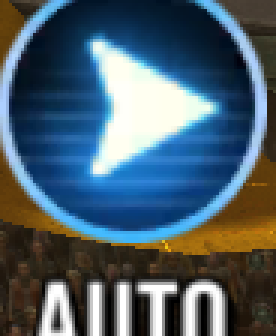
#> input picture farmbot/templates/battle_auto.png, 92 x 112 px (shown 3 times larger)
$ python cq_ocr.py --file ../farmbot/templates/battle_auto.png
#> lines starting #> are read from the running program, lines starting #| are printed output that depends on the picture
#!/usr/bin/env python3
"""OCR the live device screen, so a run can read the game without the Read tool.

Every other script here identifies a screen by pixel probes, which is enough to
drive the state machine but tells you nothing about *what* is on it -- which feat
is at 39/50, which unit landed in slot 3, whether the panel says VICTORY. This
fills that gap: grab a frame, optionally crop a region, upscale it and hand it to
tesseract.

Coordinates are in the same 1100-wide space as d.sh/cq_grind.py, so a region read
off a screenshot can be pasted straight in.

    python3 scripts/cq_ocr.py                      # whole screen
    python3 scripts/cq_ocr.py --region 0 90 810 600   # the feat list
    python3 scripts/cq_ocr.py --file /tmp/d.png --region 300 90 1100 300
"""
import argparse
import os
import subprocess
import tempfile

from PIL import Image

ADB = "/opt/homebrew/bin/adb"
SERIAL = os.environ.get("ANDROID_SERIAL", "127.0.0.1:5555")
K = 1920 / 1100.0


def grab(path):
    p = subprocess.run([ADB, "-s", SERIAL, "exec-out", "screencap", "-p"],
                       capture_output=True, timeout=60)
    if p.returncode != 0 or len(p.stdout) < 10000:
        raise RuntimeError("screencap failed")
    with open(path, "wb") as fh:
        fh.write(p.stdout)
    return path


def ocr(im, psm=6):
    with tempfile.NamedTemporaryFile(suffix=".png", delete=False) as fh:
        tmp = fh.name
    im.save(tmp)
    out = subprocess.run(["/opt/homebrew/bin/tesseract", tmp, "stdout", "--psm", str(psm)],
                         capture_output=True, text=True, timeout=120)
    os.unlink(tmp)
    return out.stdout


def main():
    ap = argparse.ArgumentParser()
    ap.add_argument("--file", help="read this image instead of the device")
    ap.add_argument("--region", nargs=4, type=int, metavar=("X0", "Y0", "X1", "Y1"),
                    help="crop box in 1100-space")
    ap.add_argument("--scale", type=float, default=2.0)
    ap.add_argument("--psm", type=int, default=6)
    ap.add_argument("--invert", action="store_true",
                    help="dark-on-light; SWGOH is mostly light-on-dark so this is the default off")
    a = ap.parse_args()

    path = a.file or grab("/tmp/cq_ocr.png")
    im = Image.open(path).convert("RGB")
    if a.region:
        x0, y0, x1, y1 = (int(v * K) for v in a.region)
        im = im.crop((x0, y0, x1, y1))
    w, h = im.size
#> w = 92; h = 112
    im = im.resize((int(w * a.scale), int(h * a.scale)), Image.LANCZOS).convert("L")
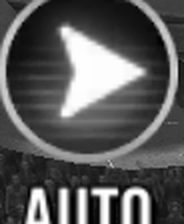
#> im: PIL image 184x224 L; min 0, max 255, mean 91.1
    if not a.invert:
        im = im.point(lambda v: 255 - v)   # tesseract wants dark text on light
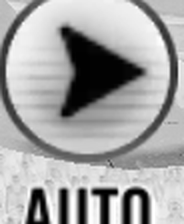
#> im: PIL image 184x224 L; min 0, max 255, mean 163.9
    print(ocr(im, a.psm).strip())
#> (the call stopped at in ocr, `out = subprocess.run(["/opt/homebrew/bin/tesseract", tmp, "stdout", "-..`: subprocess is not available in this run)


if __name__ == "__main__":
    main()

$ run again, on farmbot/templates/bronzium_claim.png
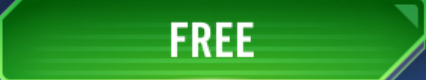
#> input picture farmbot/templates/bronzium_claim.png, 426 x 80 px
#> in main, im is the input picture: PIL image 426x80 RGB; mean R, G, B 44.1, 145.8, 43
#> in main, `im = im.resize((int(w * a.scale), int(h * a.scale)), Image.LANCZOS).co..`:
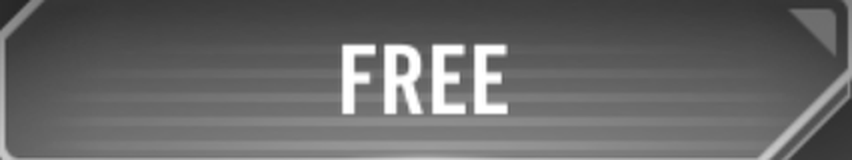
#> im: PIL image 852x160 L; min 35, max 255, mean 103.7
#> in main, `im = im.point(lambda v: 255 - v)`:
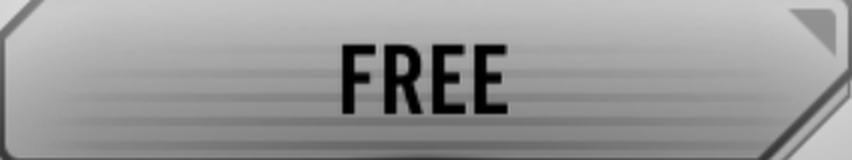
#> im: PIL image 852x160 L; min 0, max 220, mean 151.3

$ run again, on farmbot/templates/bronzium_free.png
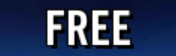
#> input picture farmbot/templates/bronzium_free.png, 176 x 56 px
#> in main, im is the input picture: PIL image 176x56 RGB; mean R, G, B 46.9, 59.6, 91.2
#> in main, `im = im.resize((int(w * a.scale), int(h * a.scale)), Image.LANCZOS).co..`:
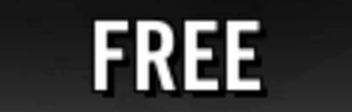
#> im: PIL image 352x112 L; min 0, max 255, mean 59.2
#> in main, `im = im.point(lambda v: 255 - v)`:
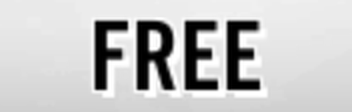
#> im: PIL image 352x112 L; min 0, max 255, mean 195.8
